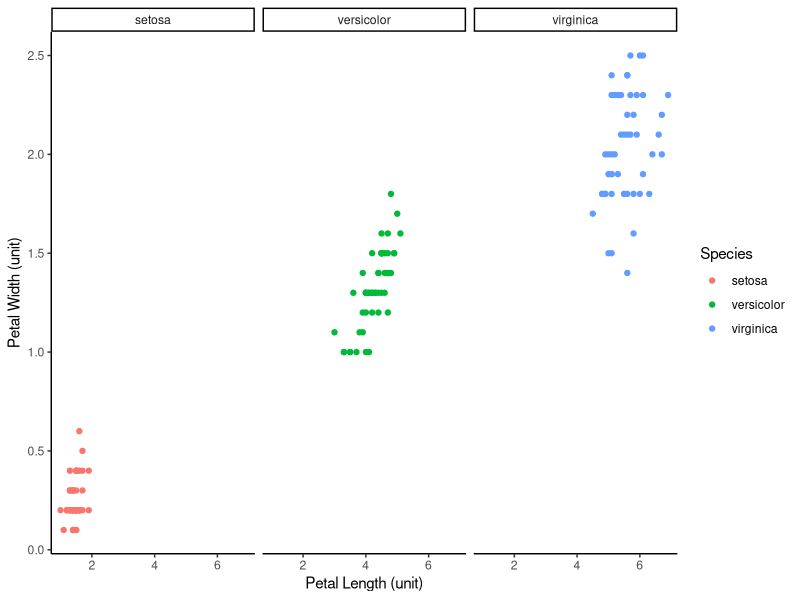

The R script that drew this image:
## ---- chunk 1
knitr::opts_chunk$set(echo = TRUE)
## ---- chunk 2
library(tidyverse)

View(iris)
## ---- chunk 3

iris_scatter <- ggplot(iris, aes(x = Petal.Length, y = Petal.Width)) +
  geom_point(aes(colour = Species)) +
  facet_wrap(~Species) +
  theme_classic() +
  labs(x = "Petal Length (unit)", y = "Petal Width (unit)")
  

iris_scatter

